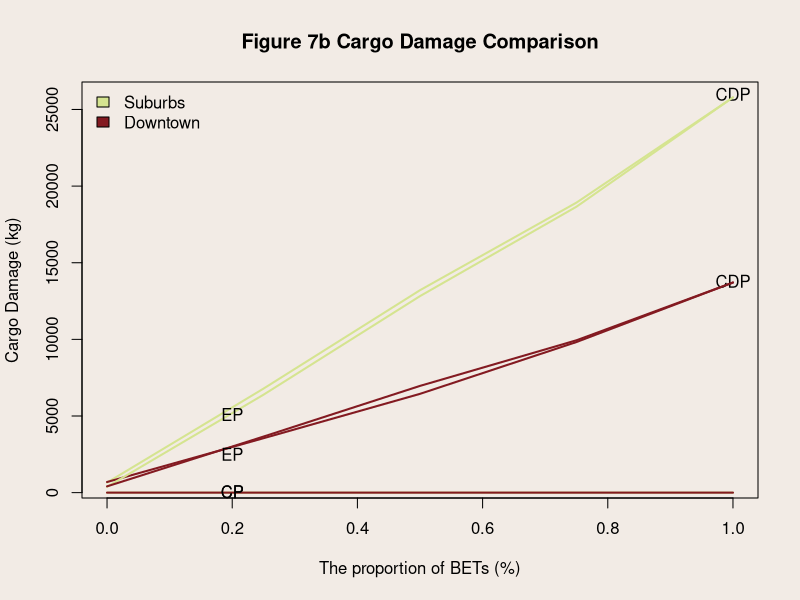

Write the R code that produced this figure.
# 创建数据
x <- c(0,0.25,0.5,0.75,1)
y_Suburbs <- c(0,0,0,0,0)
y_Downtown <- c(0,0,0,0,0)

y_CDP_Suburbs <- c(655.5,6788.5,13209,18924.5,25787)
y_CDP_Downtown <- c(694,3551.5,6446,9827.5,13710)

y_EP_Suburbs <- c(378.5,6391,12823,18657,25787)
y_EP_Downtown <- c(410,3659,6964.5,9941.5,13710)

par(bg="#F2EBE5")

# 绘制折线图
plot(x, y_CDP_Suburbs, xlab="The proportion of BETs (%)",ylab="Cargo Damage (kg)",type = 'l', col="#D5E490",lwd=2, main="Figure 7b Cargo Damage Comparison")
lines(x,y_CDP_Downtown, type = 'l', col="#831A21", lwd=2)
text(1,13800,"CDP",cex=1)
text(1,26000,"CDP",cex=1)



lines(x,y_Suburbs, type = 'l',col="#D5E490",lwd=2)
lines(x,y_Downtown, type = 'l',col="#831A21",lwd=2)
text(0.2,50,"CP",cex=1)
text(0.2,50,"CP",cex=1)


lines(x,y_EP_Suburbs, type = 'l',col="#D5E490",lwd=2)
lines(x,y_EP_Downtown, type = 'l',col="#831A21",lwd=2)
text(0.2,5100,"EP",cex=1)
text(0.2,2500,"EP",cex=1)

legend("topleft",
       legend = c("Suburbs","Downtown"),
       fill = c("#D5E490","#831A21"),
       bty="n",
       cex=1)
